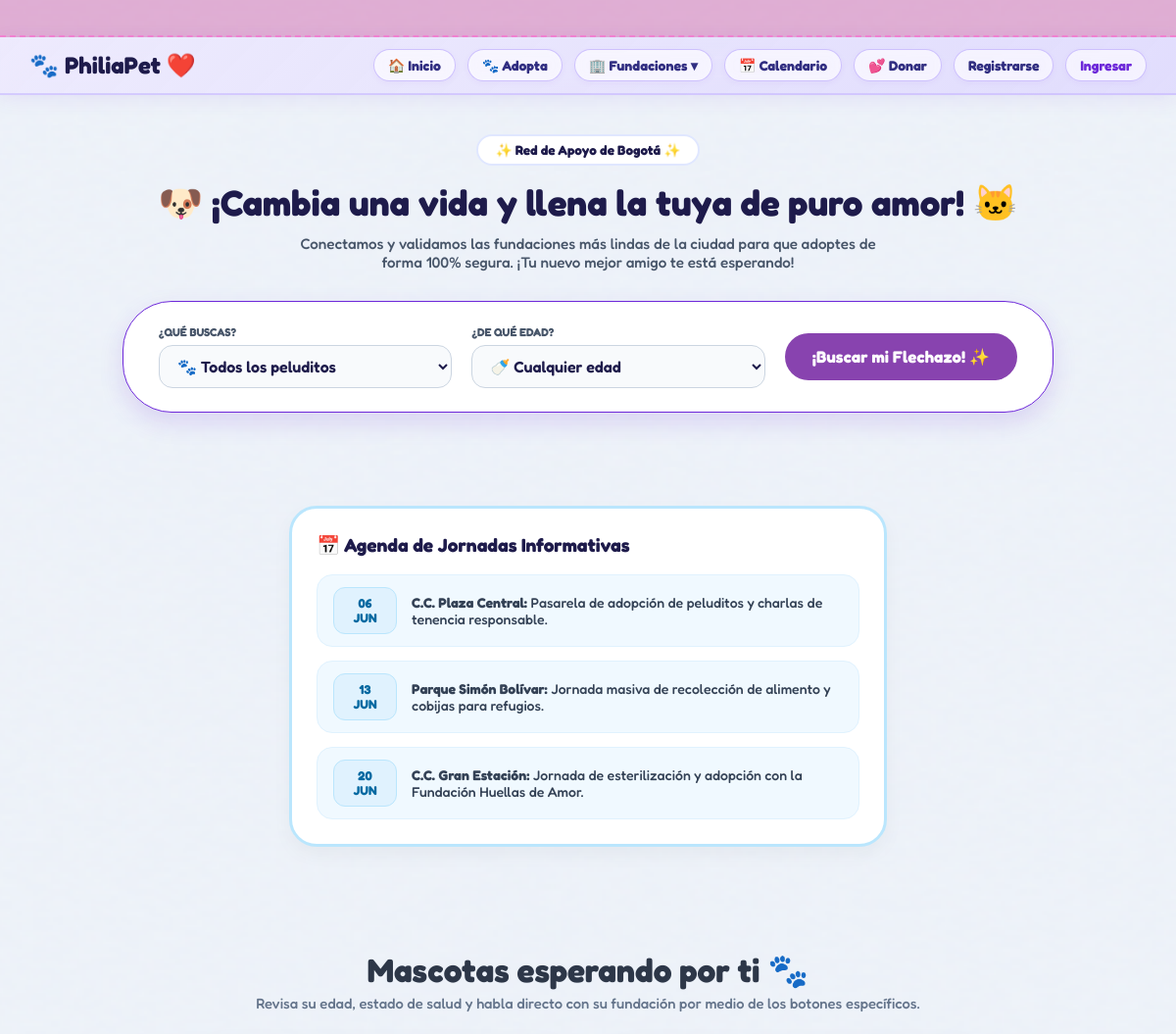
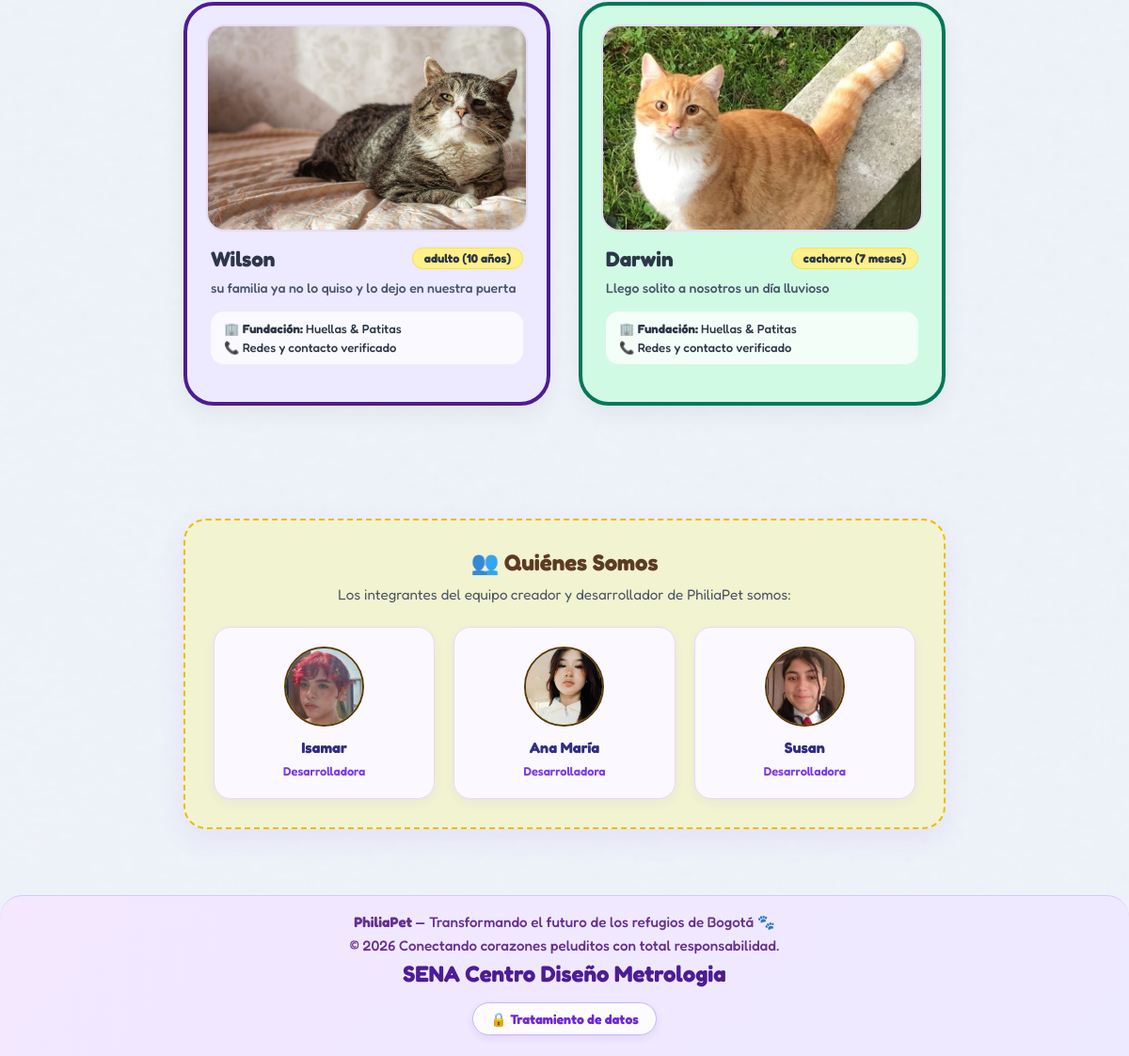
The page / on the database its author committed (2 pictures, top to bottom).
### tables this page shows
CREATE TABLE `mascotas` (
  `id_mascota` int(11) NOT NULL,
  `id_fundacion` int(11) NOT NULL,
  `nombre` varchar(50) NOT NULL,
  `especie` enum('perro','gato') NOT NULL,
  `edad_aproximada` varchar(30) NOT NULL,
  `historia` text,
  `estado_salud` varchar(255) DEFAULT 'Sano y listo para adoptar',
  `foto_ruta` varchar(255) DEFAULT NULL,
  `estado_adopcion` enum('disponible','en_proceso','adoptado') DEFAULT 'disponible',
  `imagen` text,
  `fecha_ingreso` timestamp NOT NULL DEFAULT CURRENT_TIMESTAMP
);

### controllers/MascotaController.php (called while the page is built, shortened)
<?php
class MascotaController {
    public function listarInicio() {
        $database = new Database();
        $db = $database->getConnection();
        $query = "SELECT * FROM mascotas WHERE estado_adopcion = 'disponible' ORDER BY id_mascota DESC LIMIT 2";
        $stmt = $db->prepare($query);
        $stmt->execute();
        $mascotas = $stmt->fetchAll(PDO::FETCH_ASSOC);
        require_once __DIR__ . '/../views/inicio_view.php';
    }
}
?>

### views/inicio_view.php (the view, shortened to what this page needs)
<!DOCTYPE html>
<html lang="es">
<head>
    <link rel="stylesheet" href="assets/style.css">
</head>
<body>
    <div class="marquesina-contenedor">
        <div class="marquesina-texto">
        </div>
    </div>
    <header>
        <div class="logo-animado">
            <span>🐾</span> PhiliaPet <span style="color: #7c3aed;">❤️</span>
        </div>
        <nav>
            <a href="index.php?action=inicio" class="nav-link">🏠 Inicio</a>
            <a href="index.php?action=catalogo_adopcion" class="nav-link">🐾 Adopta</a>
            <div class="dropdown-fundaciones">
                <a href="index.php?action=fundaciones" class="nav-link">🏢 Fundaciones ▾</a>
            </div>
            <a href="index.php?action=calendario" class="nav-link">📅 Calendario</a>
            <a href="index.php?action=donar" class="nav-link">💕 Donar</a>
        <?php if (isset($_SESSION['rol'])): ?>
            <div class="dropdown-usuario">
                   <?php
                $foto_usuario = $_SESSION['foto'] ?? $_SESSION['imagen'] ?? $_SESSION['foto_perfil'] ?? '';
                if (!empty($foto_usuario) && !str_starts_with($foto_usuario, 'assets/')) {
                    $foto_usuario = 'assets/img/perfiles/' . ltrim($foto_usuario, '/');
                }
            ?>
            <?php if (!empty($foto_usuario)): ?>
                <img src="<?php echo htmlspecialchars($foto_usuario); ?>" alt="Foto de perfil" style="width: 50px; height: 50px; border-radius: 50%; object-fit: cover; display: block;">
            <?php else: ?>
                <span style="font-size: 1.1rem;">👤</span>
            <?php endif; ?>
                    <div class="dropdown-content">
                        <div style="padding: 8px 14px; font-size: 0.78rem; color: #6d28d9; font-weight: 800; border-bottom: 1px solid #f3e8ff;">
                            Hola, <?php echo htmlspecialchars($_SESSION['nombre'] ?? 'Usuario'); ?>
                        </div>
                        <?php if ($_SESSION['rol'] === 'adoptante'): ?>
                            <a href="index.php?action=perfil_adoptante">👤 Mi Perfil</a>
                        <?php elseif ($_SESSION['rol'] === 'refugio'): ?>
                            <a href="index.php?action=perfil_refugio">🏢 Mi Fundacion</a>
                        <?php elseif ($_SESSION['rol'] === 'admin'): ?>
                            <a href="index.php?action=panel_admin">🛡️ Panel Admin</a>
                            <a href="index.php?action=perfil_adoptante">👤 Mi Perfil</a>
                        <?php endif; ?>
                        <div style="border-top: 1px solid #f3e8ff; margin: 3px 0;"></div>
                        <a href="index.php?action=logout" style="color: #ef4444 !important; font-weight: 700;">🚪 Cerrar Sesión</a>
                    </div>
                </div>
            <?php else: ?>
                <a href="index.php?action=registro" class="nav-link">Registrarse</a>
                <a href="index.php?action=login" class="nav-link" style="color: #6d28d9; font-weight: bold;">Ingresar</a>
            <?php endif; ?>
        </nav>
    </header>
    <section id="inicio" class="hero-section">
        <div class="hero-contenido">
            <span class="badge-alerta">✨ Red de Apoyo de Bogotá ✨</span>
            <h1>🐶 ¡Cambia una vida y llena la tuya de puro amor! 🐱</h1>
            <p>Conectamos y validamos las fundaciones más lindas de la ciudad para que adoptes de forma 100% segura. ¡Tu nuevo mejor amigo te está esperando!</p>
            <form action="index.php" method="GET" class="buscador-magico">
                <div class="input-grupo">
                    <label>¿Qué buscas?</label>
                    <select name="especie">
                        <option value="">🐾 Todos los peluditos</option>
                    </select>
                </div>
                <div class="input-grupo">
                    <label>¿De qué edad?</label>
                    <select name="edad">
                        <option value="">🍼 Cualquier edad</option>
                    </select>
                </div>
                <button type="submit" class="btn-buscar-glow">¡Buscar mi Flechazo! ✨</button>
            </form>
        </div>
    </section>
    <section id="calendario" class="seccion-calendario" style="padding: 40px 20px;">
        <div class="tarjeta-calendario">
            <h3>📅 Agenda de Jornadas Informativas</h3>
            <div class="eventos-grid">
                <div class="evento-item">
                    <span class="fecha">06 JUN</span>
                    <p><strong>C.C. Plaza Central:</strong> Pasarela de adopción de peluditos y charlas de tenencia responsable.</p>
                </div>
                <div class="evento-item">
                    <span class="fecha">13 JUN</span>
                    <p><strong>Parque Simón Bolívar:</strong> Jornada masiva de recolección de alimento y cobijas para refugios.</p>
                </div>
                <div class="evento-item">
                    <span class="fecha">20 JUN</span>
                    <p><strong>C.C. Gran Estación:</strong> Jornada de esterilización y adopción con la Fundación Huellas de Amor.</p>
                </div>
            </div>
        </div>
    </section>
    <section id="mascotas" class="seccion-mascotas">
        <div class="titulo-decorado">
            <h2>Mascotas esperando por ti 🐾</h2>
            <p class="subtitulo">Revisa su edad, estado de salud y habla directo con su fundación por medio de los botones específicos.</p>
        </div>
        <div class="grid-mascotas">
            <?php if (!empty($mascotas)): ?>
                <?php foreach ($mascotas as $index => $m): ?>
                    <div class="tarjeta-peludito <?php echo ($index % 2 == 0) ? 'card-lavanda' : 'card-menta'; ?>">
                        <div class="contenedor-foto" style="width: 100%; height: 220px; overflow: hidden; background: #f3e8ff; display: flex; align-items: center; justify-content: center; border-radius: 20px;">
                            <?php if (!empty($m['imagen'])): ?>
                                <img src="<?php echo htmlspecialchars($m['imagen']); ?>" alt="<?php echo htmlspecialchars($m['nombre']); ?>" style="width: 100%; height: 100%; object-fit: cover;">
                            <?php else: ?>
                                <div style="font-size: 3em;">
                                    <?php echo ($m['especie'] == 'gato') ? '🐱' : '🐶'; ?>
                                </div>
                            <?php endif; ?>
                        </div>
                        <div class="cuerpo-tarjeta">
                            <div class="encabezado-tarjeta">
                                <h3><?php echo htmlspecialchars($m['nombre']); ?></h3>
                                <span class="tag-propiedad <?php echo ($m['especie'] == 'gato') ? 'color-amarillo' : 'color-azul'; ?>">
                                    <?php echo htmlspecialchars($m['edad_aproximada']); ?>
                                </span>
                            </div>
                            <p class="detalles"><?php echo htmlspecialchars($m['historia']); ?></p>
                            <div class="fundacion-info">
                                <p style="margin: 0 0 4px 0;">🏢 <strong>Fundación:</strong> Huellas & Patitas</p>
                                <p style="margin: 0;">📞 Redes y contacto verificado</p>
                            </div>
                        </div>
                    </div>
                <?php endforeach; ?>
            <?php else: ?>
                <p style="text-align: center; grid-column: 1 / -1; color: #64748b;">No hay mascotas disponibles en este momento. 🐾</p>
            <?php endif; ?>
        </div>
    </section>
    <section id="quienes-somos" class="seccion-quienes-somos">
        <div class="tarjeta-quienes-somos">
            <h2>👥 Quiénes Somos</h2>
            <p>Los integrantes del equipo creador y desarrollador de PhiliaPet somos:</p>
            <div class="equipo-grid-pagina">
                <div class="miembro-equipo">
                    <div class="miembro-foto-container">
                        <img src="assets/img/isamar.jpeg" alt="Isamar" onerror="this.onerror=null; this.parentElement.innerHTML='<span style=\'font-size:2rem;\'>👩‍💻</span>';">
                    </div>
                    <h3>Isamar</h3>
                    <span>Desarrolladora</span>
                </div>
                <div class="miembro-equipo">
                    <div class="miembro-foto-container">
                        <img src="assets/img/anamaria.jpeg" alt="Ana María" onerror="this.onerror=null; this.parentElement.innerHTML='<span style=\'font-size:2rem;\'>👩‍💻</span>';">
                    </div>
                    <h3>Ana María</h3>
                    <span>Desarrolladora</span>
                </div>
                <div class="miembro-equipo">
                    <div class="miembro-foto-container">
                        <img src="assets/img/susan.jpeg" alt="Susan" onerror="this.onerror=null; this.parentElement.innerHTML='<span style=\'font-size:2rem;\'>👩‍💻</span>';">
                    </div>
                    <h3>Susan</h3>
                    <span>Desarrolladora</span>
                </div>
            </div>
        </div>
    </section>
    <footer>
        <p><strong>PhiliaPet</strong> — Transformando el futuro de los refugios de Bogotá 🐾</p>
        <p>&copy; 2026 Conectando corazones peluditos con total responsabilidad.</p>
        <p><h2>SENA Centro Diseño Metrologia</h2></p>
        <button class="btn-tratamiento-datos" onclick="abrirModalDatos()">
            🔒 Tratamiento de datos
        </button>
    </footer>
</body>
</html>

### views/inicio_view.php (style rules this page uses)
body { background-image: url('assets/img/fondo-inicio.png'); background-size: cover; background-position: center; background-repeat: no-repeat; background-attachment: fixed; font-family: 'Segoe UI', Tahoma, Geneva, Verdana, sans-serif; margin: 0; color: #2d3748; }
header { background: linear-gradient(135deg, rgba(237, 233, 254, 0.85), rgba(221, 214, 254, 0.75)); backdrop-filter: blur(12px); -webkit-backdrop-filter: blur(12px); border-bottom: 2px solid rgba(196, 181, 253, 0.6); padding: 12px 30px; display: flex; align-items: center; justify-content: space-between; box-shadow: 0 4px 20px rgba(109, 40, 217, 0.08); position: sticky; top: 0; z-index: 1000; }
.logo-animado { font-size: 1.5rem; font-weight: 800; color: #1e1b4b; display: flex; align-items: center; gap: 6px; }
header nav { display: flex; align-items: center; gap: 12px; }
header nav a.nav-link, .btn-perfil-header { background: rgba(255, 255, 255, 0.65); backdrop-filter: blur(6px); border: 1.5px solid rgba(196, 181, 253, 0.8); color: #312e81; padding: 7px 14px; border-radius: 30px; font-size: 0.88rem; font-weight: 700; text-decoration: none; display: inline-flex; align-items: center; gap: 6px; transition: all 0.2s ease; box-shadow: 0 2px 6px rgba(109, 40, 217, 0.05); }
.dropdown-usuario, .dropdown-fundaciones { position: relative; display: inline-block; }
.seccion-quienes-somos { padding: 30px 20px; max-width: 850px; margin: 40px auto; }
.tarjeta-quienes-somos { background: rgba(245, 244, 178, 0.56); backdrop-filter: blur(10px); border: 2px dashed #eeba0e; border-radius: 24px; padding: 30px; text-align: center; box-shadow: 0 10px 30px rgba(109, 40, 217, 0.08); }
.tarjeta-quienes-somos h2 { color: #461d05dc; font-size: 1.5rem; font-weight: 800; margin-bottom: 10px; }
.tarjeta-quienes-somos p { color: #4b5563; font-size: 0.95rem; margin-bottom: 25px; }
.equipo-grid-pagina { display: grid; grid-template-columns: repeat(3, 1fr); gap: 20px; margin-top: 20px; }
.miembro-equipo { background: #fcf8ff; border: 1.5px solid #e9d5ff; border-radius: 18px; padding: 20px 15px; box-shadow: 0 4px 12px rgba(109, 40, 217, 0.05); transition: transform 0.2s ease; }
.miembro-foto-container { width: 85px; height: 85px; border-radius: 50%; overflow: hidden; margin: 0 auto 12px auto; border: 2.5px solid #553b0b; background: #eec860; display: flex; align-items: center; justify-content: center; }
.miembro-foto-container img { width: 100%; height: 100%; object-fit: cover; }
.miembro-equipo h3 { color: #312e81; font-size: 1rem; font-weight: 700; margin: 0 0 4px 0; }
.miembro-equipo span { color: #7c3aed; font-size: 0.8rem; font-weight: 600; }
footer { background: linear-gradient(135deg, #f3e8ff, #ede9fe); color: #4c1d95; text-align: center; padding: 18px 20px 22px 20px; margin-top: 25px; border-top: 1.5px solid rgba(196, 181, 253, 0.6); }
footer p { font-size: 0.95rem; margin-bottom: 6px; color: #581c87; font-weight: 500; }
.btn-tratamiento-datos { background: rgba(255, 255, 255, 0.85); color: #6d28d9; border: 1.5px solid #c4b5fd; padding: 8px 18px; border-radius: 22px; font-size: 0.88rem; font-weight: 700; cursor: pointer; text-decoration: none; display: inline-block; margin-top: 10px; transition: all 0.2s ease; box-shadow: 0 3px 8px rgba(109, 40, 217, 0.1); }

### rows shown on the page
mascotas: imagen (picture), nombre "Wilson", edad_aproximada "adulto (10 años)", historia "su familia ya no lo quiso y lo dejo en nuestra puerta"
mascotas: imagen (picture), nombre "Darwin", edad_aproximada "cachorro (7 meses)", historia "Llego solito a nosotros un día lluvioso"
